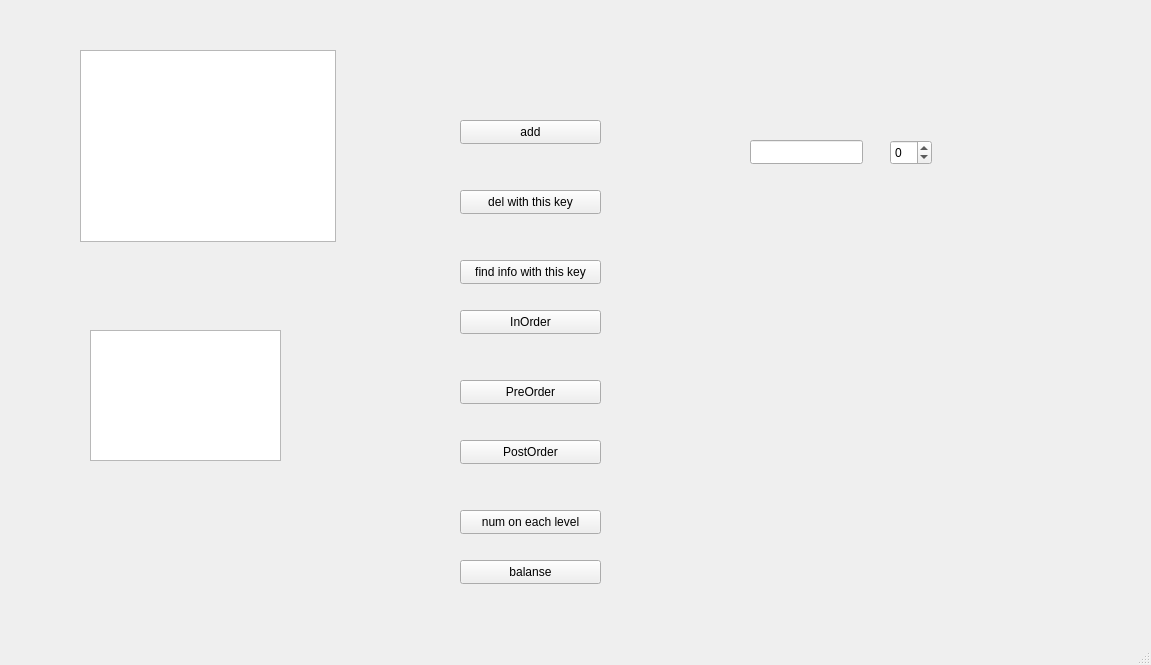
<?xml version="1.0" encoding="UTF-8"?>
<ui version="4.0">
 <class>MainWindow</class>
 <widget class="QMainWindow" name="MainWindow">
  <property name="geometry">
   <rect>
    <x>0</x>
    <y>0</y>
    <width>1151</width>
    <height>665</height>
   </rect>
  </property>
  <property name="windowTitle">
   <string>MainWindow</string>
  </property>
  <widget class="QWidget" name="centralwidget">
   <widget class="QPushButton" name="pushButton_PreOrder">
    <property name="geometry">
     <rect>
      <x>460</x>
      <y>380</y>
      <width>141</width>
      <height>24</height>
     </rect>
    </property>
    <property name="text">
     <string>PreOrder</string>
    </property>
   </widget>
   <widget class="QPushButton" name="pushButton_add">
    <property name="geometry">
     <rect>
      <x>460</x>
      <y>120</y>
      <width>141</width>
      <height>24</height>
     </rect>
    </property>
    <property name="text">
     <string>add</string>
    </property>
   </widget>
   <widget class="QSpinBox" name="spinBox">
    <property name="geometry">
     <rect>
      <x>890</x>
      <y>140</y>
      <width>42</width>
      <height>25</height>
     </rect>
    </property>
    <property name="minimum">
     <number>-999999999</number>
    </property>
    <property name="maximum">
     <number>999999999</number>
    </property>
   </widget>
   <widget class="QPushButton" name="pushButton_InOrder">
    <property name="geometry">
     <rect>
      <x>460</x>
      <y>310</y>
      <width>141</width>
      <height>24</height>
     </rect>
    </property>
    <property name="text">
     <string>InOrder</string>
    </property>
   </widget>
   <widget class="QPushButton" name="pushButton_del">
    <property name="geometry">
     <rect>
      <x>460</x>
      <y>190</y>
      <width>141</width>
      <height>24</height>
     </rect>
    </property>
    <property name="text">
     <string>del with this key</string>
    </property>
   </widget>
   <widget class="QTreeView" name="treeView">
    <property name="geometry">
     <rect>
      <x>80</x>
      <y>50</y>
      <width>256</width>
      <height>192</height>
     </rect>
    </property>
   </widget>
   <widget class="QLineEdit" name="lineEdit">
    <property name="geometry">
     <rect>
      <x>750</x>
      <y>140</y>
      <width>113</width>
      <height>24</height>
     </rect>
    </property>
   </widget>
   <widget class="QPushButton" name="pushButton_PostOrder">
    <property name="geometry">
     <rect>
      <x>460</x>
      <y>440</y>
      <width>141</width>
      <height>24</height>
     </rect>
    </property>
    <property name="text">
     <string>PostOrder</string>
    </property>
   </widget>
   <widget class="QPushButton" name="pushButton_find">
    <property name="geometry">
     <rect>
      <x>460</x>
      <y>260</y>
      <width>141</width>
      <height>24</height>
     </rect>
    </property>
    <property name="text">
     <string>find info with this key</string>
    </property>
   </widget>
   <widget class="QPushButton" name="pushButton_eachLevel">
    <property name="geometry">
     <rect>
      <x>460</x>
      <y>510</y>
      <width>141</width>
      <height>24</height>
     </rect>
    </property>
    <property name="text">
     <string>num on each level</string>
    </property>
   </widget>
   <widget class="QTextEdit" name="textEdit_ans">
    <property name="geometry">
     <rect>
      <x>90</x>
      <y>330</y>
      <width>191</width>
      <height>131</height>
     </rect>
    </property>
    <property name="readOnly">
     <bool>false</bool>
    </property>
   </widget>
   <widget class="QPushButton" name="pushButton_balanse">
    <property name="geometry">
     <rect>
      <x>460</x>
      <y>560</y>
      <width>141</width>
      <height>24</height>
     </rect>
    </property>
    <property name="text">
     <string>balanse</string>
    </property>
   </widget>
  </widget>
  <widget class="QMenuBar" name="menubar">
   <property name="geometry">
    <rect>
     <x>0</x>
     <y>0</y>
     <width>1151</width>
     <height>22</height>
    </rect>
   </property>
  </widget>
  <widget class="QStatusBar" name="statusbar"/>
 </widget>
 <resources/>
 <connections/>
</ui>
